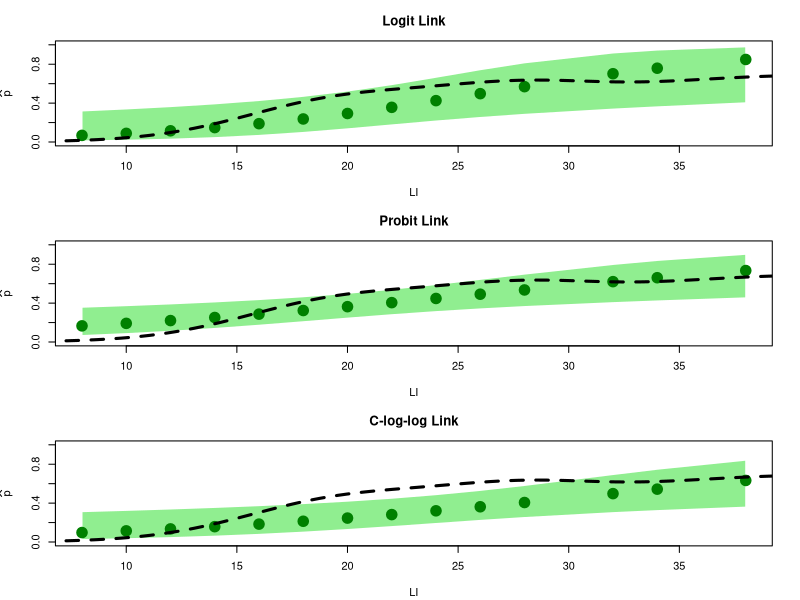

Write the R code that produced this figure.
dat = sleep
logit = function(x)
    log(x / (1-x))
logistic = function(x)
    exp(x) / (1 + exp(x))

### part 1
# proportion of increases found
m = 10
y1 = sum(dat[dat[,2] == 1, 1] > 0)
y2 = sum(dat[dat[,2] == 2, 1] > 0)
phat1 = mean(dat[dat[,2] == 1, 1] > 0) # y1 / m
phat2 = mean(dat[dat[,2] == 2, 1] > 0) # y2 / m

phat1 + c(-1, 1)*qnorm(0.975) * sqrt(0.5 * (1-0.5) / m)
phat2 + c(-1, 1)*qnorm(0.975) * sqrt(0.5 * (1-0.5) / m)

phat1 + c(-1, 1)*qnorm(0.975) * sqrt(phat1 * (1-phat1) / m)
phat2 + c(-1, 1)*qnorm(0.975) * sqrt(phat2 * (1-phat2) / m)

psquigs1 = (phat1 * 10 + 2)/(m + 4)
psquigs2 = (phat2 * 10 + 2)/(m + 4)
psquigs1 + c(-1, 1)*qnorm(0.975) * sqrt(psquigs1 * (1-psquigs1) / (m+4))
psquigs2 + c(-1, 1)*qnorm(0.975) * sqrt(psquigs2 * (1-psquigs2) / (m+4))

eta1 = log(y1 / (m - y1)) + c(-1, 1)*qnorm(0.975)*sqrt(1/y1 + 1/(m-y1))
eta2 = log(y2 / (m - y2)) + c(-1, 1)*qnorm(0.975)*sqrt(1/y2 + 1/(m-y2))
logistic(eta1)
logistic(eta2)

### part 3
smooth = function(x, y, m, d){
    # m = number of points to do the smoothing,
    # should be greater than length(x) to look nice
    if (missing(m))
        m = max(100, 8*length(x))
    if (missing(d))
        d = diff(range(x)) / length(x)

    # gaussian kernel, delta is the bandwidth parameter
    kern = function(x, y)
        exp(-1/(2*d^2)*(x-y)^2)

    # go outside the range of the data by some
    w = diff(range(x))*0.25

    outx = seq(min(x) - w, max(x) + w, length=m)
    outy = double(m)
    # loop to compute the weighted value at each new x
    for (i in 1:length(outy))
        outy[i] = sum(y*kern(x, outx[i]))/
            sum(kern(x, outx[i]))
    return (list("x"=outx, "y"=outy))
    }

li = c(8, 10, 12, 14, 16, 18, 20, 22, 24, 26, 28, 32, 34, 38)
nc = c(2, 2, 3, 3, 3, 1, 3, 2, 1, 1, 1, 1, 1, 3)
nr = c(0, 0, 0, 0, 0, 1, 2, 1, 0, 1, 1, 0, 1, 2)

ss = smooth(li, nr/nc, d = 4)

pdf("links.pdf", height = 12, width = 6)
# logit link
par(mfrow=c(3,1), mar = c(4.1, 4.2, 3.1, 2.1))
mod = glm(cbind(nr, nc-nr) ~ li, family = binomial(link = "logit"))
mod.pred = predict(mod, se.fit = TRUE)
plot(li, logistic(mod.pred$fit), pch = 20, lwd = 5, ylim = c(0, 1),
    main = "Logit Link", xlab = "LI", ylab = quote(widehat("p")))
polygon(c(li, li[length(li):1]), c(logistic(mod.pred$fit - 1.96*mod.pred$se.fit), logistic(mod.pred$fit + 1.96*mod.pred$se.fit)[length(li):1]), col = 'lightgreen', border = "white")
points(li, logistic(mod.pred$fit), pch = 20, lwd = 8, ylim = c(0, 1), col = rgb(0, 0.5, 0))
lines(ss, lty=2, lwd=3)
summary(mod)

# probit link
mod = glm(cbind(nr, nc-nr) ~ li, family = binomial(link = "probit"))
mod.pred = predict(mod, se.fit = TRUE)
plot(li, logistic(mod.pred$fit), pch = 20, lwd = 5, ylim = c(0, 1),
    main = "Probit Link", xlab = "LI", ylab = quote(widehat("p")))
polygon(c(li, li[length(li):1]), c(logistic(mod.pred$fit - 1.96*mod.pred$se.fit), logistic(mod.pred$fit + 1.96*mod.pred$se.fit)[length(li):1]), col = 'lightgreen', border = "white")
points(li, logistic(mod.pred$fit), pch = 20, lwd = 8, ylim = c(0, 1), col = rgb(0, 0.5, 0))
lines(ss, lty=2, lwd=3)
summary(mod)

# cloglog link
mod = glm(cbind(nr, nc-nr) ~ li, family = binomial(link = "cloglog"))
mod.pred = predict(mod, se.fit = TRUE)
plot(li, logistic(mod.pred$fit), pch = 20, lwd = 5, ylim = c(0, 1),
    main = "C-log-log Link", xlab = "LI", ylab = quote(widehat("p")))
polygon(c(li, li[length(li):1]), c(logistic(mod.pred$fit - 1.96*mod.pred$se.fit), logistic(mod.pred$fit + 1.96*mod.pred$se.fit)[length(li):1]), col = 'lightgreen', border = "white")
points(li, logistic(mod.pred$fit), pch = 20, lwd = 8, ylim = c(0, 1), col = rgb(0, 0.5, 0))
lines(ss, lty=2, lwd=3)
summary(mod)
dev.off()

# go with logit link
mod = glm(cbind(nr, nc-nr) ~ li, family = binomial(link = "logit"))
